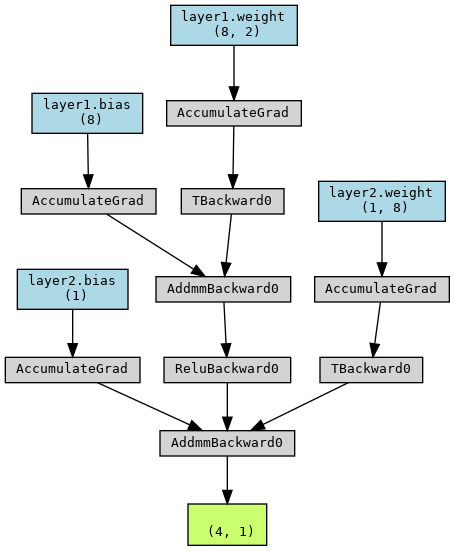
#> input picture CARD - 18/dense_network.png, 455 x 551 px, given in place of the camera
$ jupyter execute 'card19(aulas).ipynb'
#> lines starting #> are read from the running program, lines starting #| are printed output that depends on the picture; after the words box and inside, x2 and y2 are one past the last pixel; in counts of white or black regions, pixels touching at a corner belong together
[cell 1]
import cv2
import numpy as np

[cell 2]
# capturando video da webcam
cap = cv2.VideoCapture(0)

while True:
    _, frame = cap.read()
#> frame is the input picture: shape (551, 455, 3); mean B, G, R 235.6, 236.4, 232.9

    hsv_frame = cv2.cvtColor( frame, cv2.COLOR_BGR2HSV)
#> hsv_frame: shape (551, 455, 3); mean H, S, V 7.6, 6.4, 237.4

    # criando uma mascara que filtra apenas cor vermelha
    low_red = np.array([161, 155, 84])
    high_red = np.array([179, 255, 255])
    red_mask = cv2.inRange(hsv_frame, low_red, high_red)
#> red_mask: shape (551, 455); every value is 0
    red = cv2.bitwise_and(frame, frame, mask = red_mask)
#> red: shape (551, 455, 3); every value is 0

    # criando uma mascara que filtra apenas cor azul
    low_blue = np.array([94, 80, 2])
    high_blue = np.array([126, 255, 255])
    blue_mask = cv2.inRange(hsv_frame, low_blue, high_blue)
    blue = cv2.bitwise_and(frame, frame, mask = blue_mask)

    # criando uma mascara que filtra apenas cor verde
    low_green = np.array([25, 52, 72])
    high_green = np.array([102, 255, 255])
    green_mask = cv2.inRange(hsv_frame, low_green, high_green)
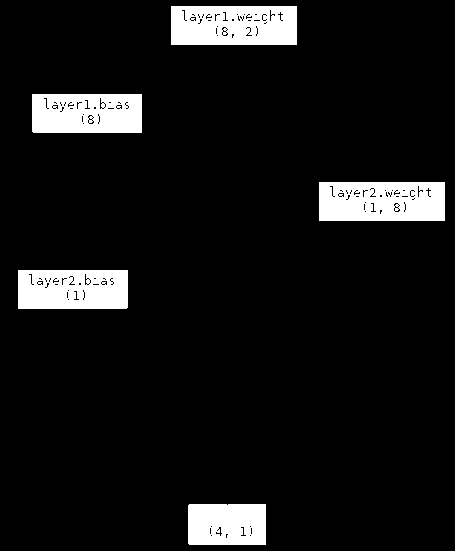
#> green_mask: shape (551, 455); 8.3% white; 5 white regions, box (x1, y1, x2, y2) and area: (171, 6, 297, 45) 4671, (319, 182, 445, 221) 4671, (18, 270, 128, 309) 4105, (32, 94, 142, 133) 4098, (188, 504, 266, 545) 3140
    green = cv2.bitwise_and(frame, frame, mask = green_mask)
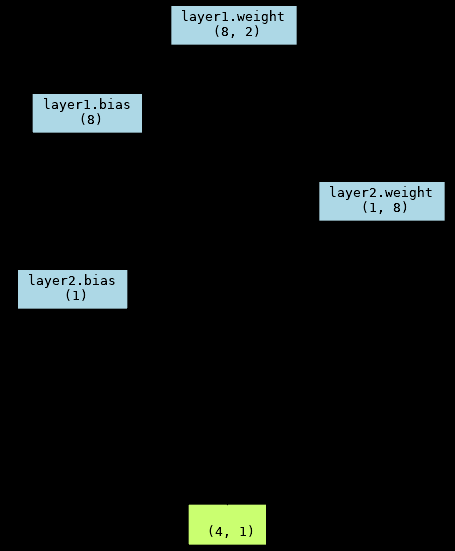
#> green: shape (551, 455, 3); mean B, G, R 16.9, 17.6, 14.1

    # ver todas as cores exceto branco
    low = np.array([0, 42, 0])
    high = np.array([179, 255, 255])
    mask = cv2.inRange(hsv_frame, low, high)
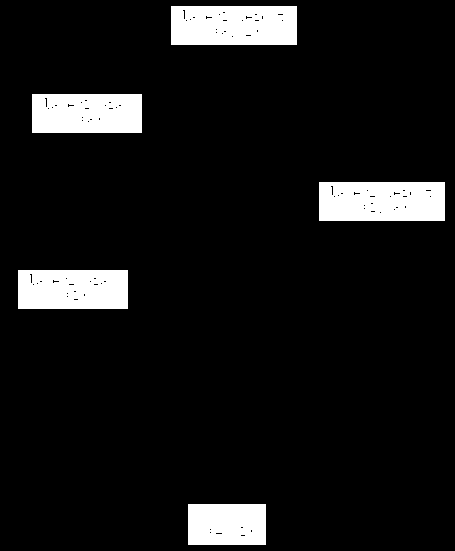
#> mask: shape (551, 455); 8.5% white; 5 white regions, box (x1, y1, x2, y2) and area: (171, 6, 297, 45) 4848, (319, 182, 445, 221) 4848, (32, 94, 142, 133) 4244, (18, 270, 128, 309) 4242, (188, 504, 266, 545) 3182
    result = cv2.bitwise_and(frame, frame, mask=mask)


    # exibindo o frame
    cv2.imshow("Frame", frame)
    #cv2.imshow("Red", red )
    #cv2.imshow("blue", blue )
    #cv2.imshow("green", green )
    cv2.imshow("result", result)

    key = cv2.waitKey(1)
#> (key Esc is pressed here)

    if key == 27:
        break
